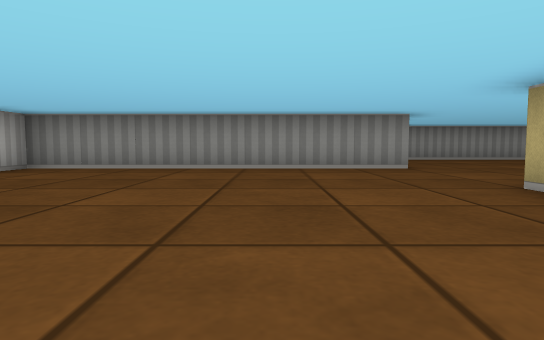
view 1 (above)

17 first-person views from a walk through a cub3D ray-caster map. The camera is about half as high as the walls, tilts 4° down and sees 75° across. The floor is counted in squares. Each view is taken from the middle of a square. On the plan, view 1 faces up. The plan holds only what a view shows up to about 9 squares ahead; the rest is blank.

view 2
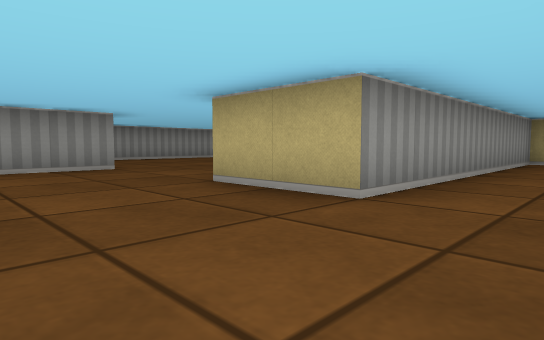

view 3
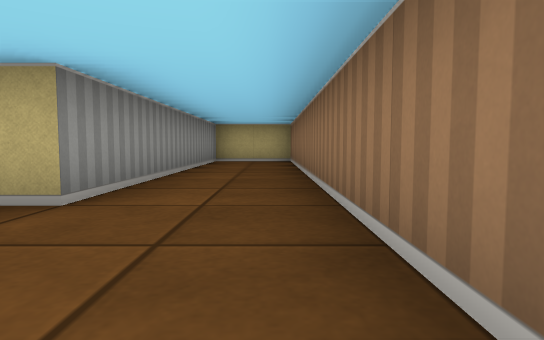

view 4
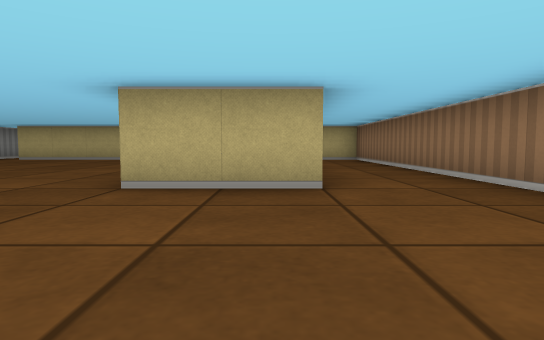

view 5
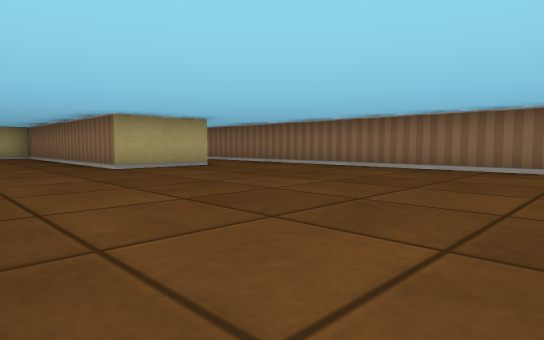

view 6
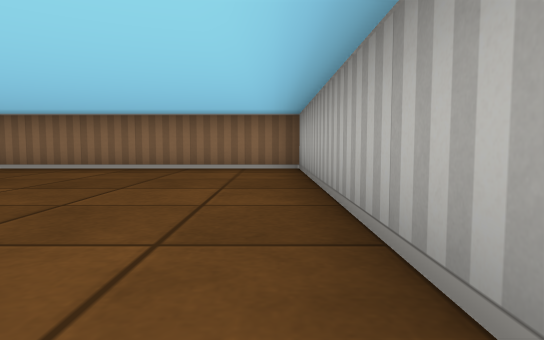

view 7
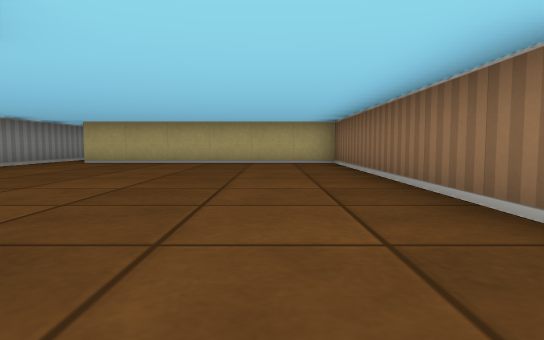

view 8
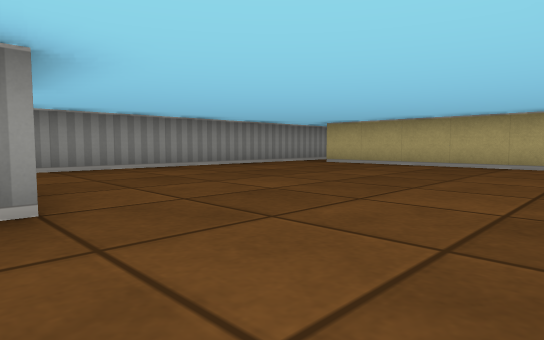

view 9
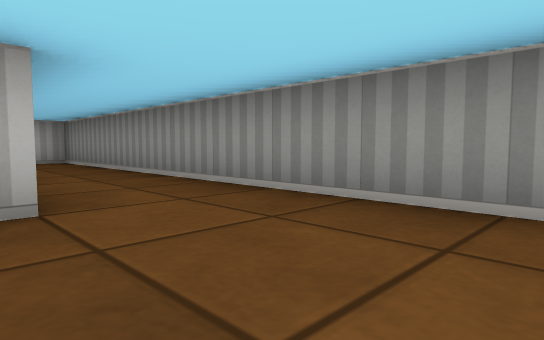

view 10
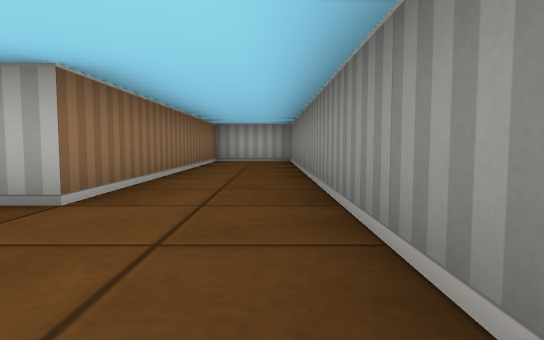

view 11
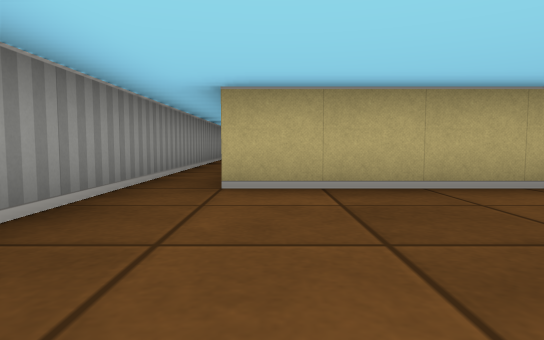

view 12
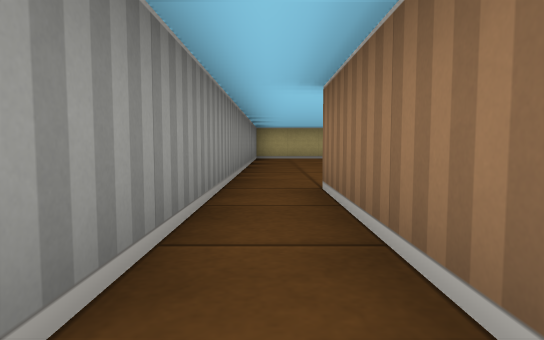

view 13
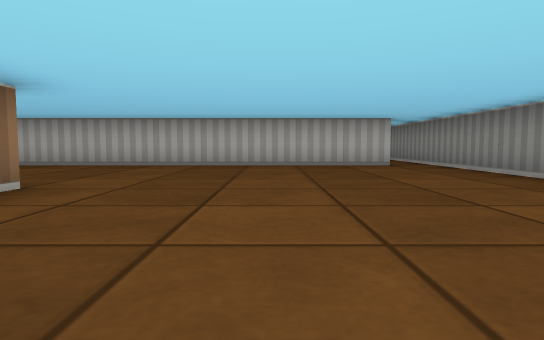

view 14
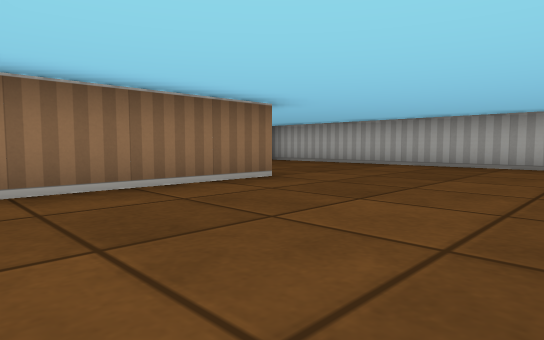

view 15
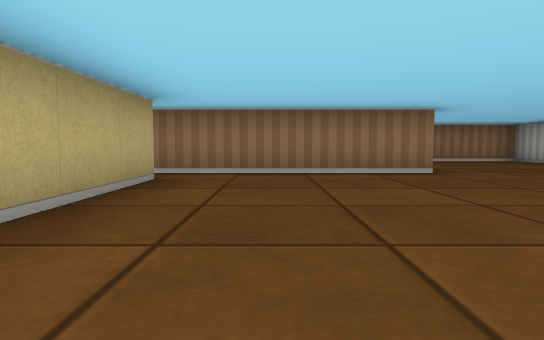

view 16
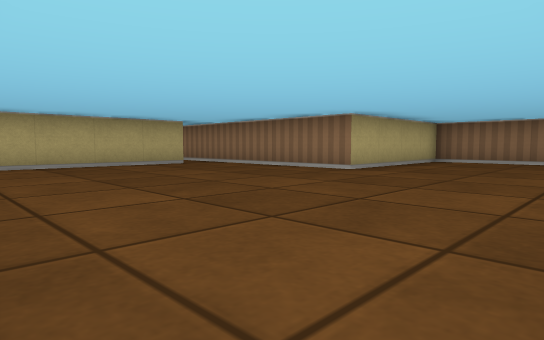

view 17
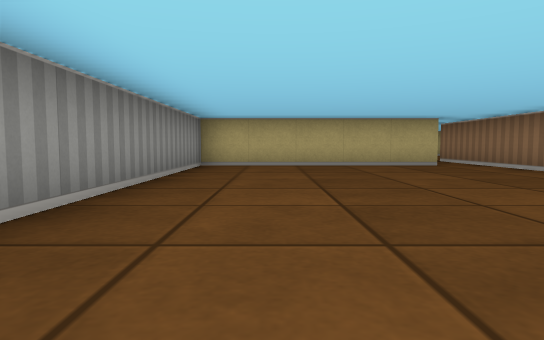

### Floor plan
Ten units are one square. View 1 is at (0, 0); x grows to the right and y downward. Boxes are objects, and circles mark ways between rooms. Rooms are numbered by the first view taken in them; rooms with no view inside come last. Other rooms are left out.
<svg viewBox="-50 -110 280 120">
<path fill="none" stroke="#000" d="M26 -65 -45 -65 -45 5 89 5M-40 -85 25 -85 25 -80M95 -15 25 -15 25 -35 95 -35 95 -95M95 -105 -45 -105 -45 -99M215 -54 215 -105 95 -105M152 -5 175 -5 175 -45 215 -45M106 -95 135 -95 135 -9"/>
<circle cx="90" cy="-100" r="3" fill="#2a7"/>
<text x="20" y="-50">1</text>
<text x="170" y="-60">2</text>
</svg>
Room 1 opens to room 2.

Where each view was taken, in squares from view 1:
view 1: 0 up, 0 right, facing up
view 2: 0 up, 0 right, facing up-right
view 3: 0 up, 0 right, facing right
view 4: 2 up, 1 left, facing right
view 5: 6 up, 4 left, facing down-right
view 6: 6 up, 4 left, facing down
view 7: 5 up, 1 right, facing right
view 8: 4 up, 2 right, facing up-right
view 9: 8 up, 5 right, facing up-left
view 10: 10 up, 5 right, facing left
view 11: 9 up, 6 right, facing right
view 12: 10 up, 10 right, facing right
view 13: 7 up, 21 right, facing left
view 14: 8 up, 21 right, facing down-left
view 15: 10 up, 20 right, facing down
view 16: 10 up, 14 right, facing down-right
view 17: 9 up, 14 right, facing right
